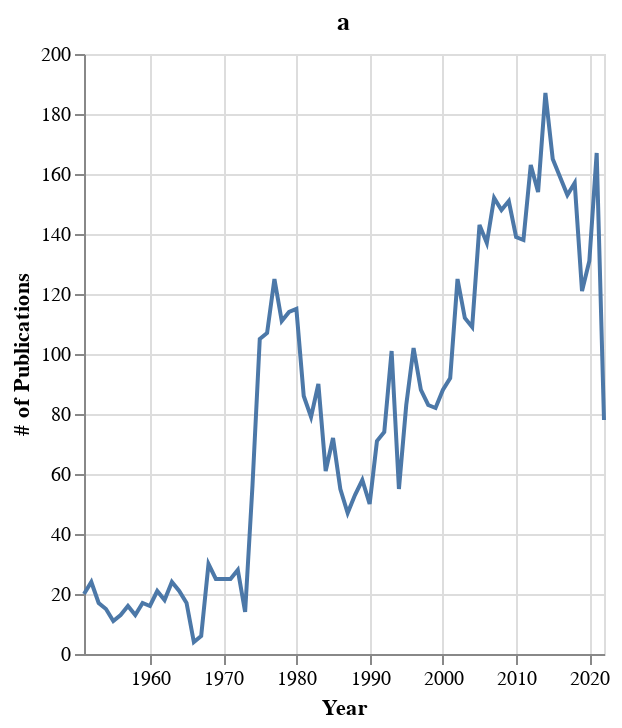

The cell this chart's notebook holds for it:
### Code cell
papernum_by_year_chart = alt.Chart(transform_year(yearly_papernum)).mark_line().encode(
    x = alt.X(
        'year',
        title = 'Year'
    ),
    y = alt.Y(
        'freq',
        title = '# of Publications'
    )
).properties(
    title = 'a',
    height=300,
    width=260
)

# .configure_axis(
#     labelFontSize=13,
#     titleFontSize=20
# ).configure_legend(
#     titleFontSize=16,
#     labelFontSize=16
# ).configure_title(
#     anchor='start',
#     fontSize=22
# )

papernum_by_year_chart

### Figure 1 — Vega-Lite specification as saved in the notebook (floating-point values rounded to 4 significant figures)
{"config": {"view": {"continuousWidth": 300, "continuousHeight": 300}}, "data": {"name": "data-34bf3de02fe231320df897bed919fcb0"}, "mark": {"type": "line"}, "encoding": {"x": {"field": "year", "title": "Year", "type": "temporal"}, "y": {"field": "freq", "title": "# of Publications", "type": "quantitative"}}, "height": 300, "title": "a", "width": 260, "$schema": "https://vega.github.io/schema/vega-lite/v5.15.1.json", "datasets": {"data-34bf3de02fe231320df897bed919fcb0": [{"year": "1951-01-01T00:00:00", "freq": 20}, {"year": "1952-01-01T00:00:00", "freq": 24}, {"year": "1953-01-01T00:00:00", "freq": 17}, {"year": "1954-01-01T00:00:00", "freq": 15}, {"year": "1955-01-01T00:00:00", "freq": 11}, {"year": "1956-01-01T00:00:00", "freq": 13}, {"year": "1957-01-01T00:00:00", "freq": 16}, {"year": "1958-01-01T00:00:00", "freq": 13}, {"year": "1959-01-01T00:00:00", "freq": 17}, {"year": "1960-01-01T00:00:00", "freq": 16}, {"year": "1961-01-01T00:00:00", "freq": 21}, {"year": "1962-01-01T00:00:00", "freq": 18}, {"year": "1963-01-01T00:00:00", "freq": 24}, {"year": "1964-01-01T00:00:00", "freq": 21}, {"year": "1965-01-01T00:00:00", "freq": 17}, {"year": "1966-01-01T00:00:00", "freq": 4}, {"year": "1967-01-01T00:00:00", "freq": 6}, {"year": "1968-01-01T00:00:00", "freq": 30}, {"year": "1969-01-01T00:00:00", "freq": 25}, {"year": "1970-01-01T00:00:00", "freq": 25}, {"year": "1971-01-01T00:00:00", "freq": 25}, {"year": "1972-01-01T00:00:00", "freq": 28}, {"year": "1973-01-01T00:00:00", "freq": 14}, {"year": "1974-01-01T00:00:00", "freq": 56}, {"year": "1975-01-01T00:00:00", "freq": 105}, {"year": "1976-01-01T00:00:00", "freq": 107}, {"year": "1977-01-01T00:00:00", "freq": 125}, {"year": "1978-01-01T00:00:00", "freq": 111}, {"year": "1979-01-01T00:00:00", "freq": 114}, {"year": "1980-01-01T00:00:00", "freq": 115}, {"year": "1981-01-01T00:00:00", "freq": 86}, {"year": "1982-01-01T00:00:00", "freq": 79}, {"year": "1983-01-01T00:00:00", "freq": 90}, {"year": "1984-01-01T00:00:00", "freq": 61}, {"year": "1985-01-01T00:00:00", "freq": 72}, {"year": "1986-01-01T00:00:00", "freq": 55}, {"year": "1987-01-01T00:00:00", "freq": 47}, {"year": "1988-01-01T00:00:00", "freq": 53}, {"year": "1989-01-01T00:00:00", "freq": 58}, {"year": "1990-01-01T00:00:00", "freq": 50}, {"year": "1991-01-01T00:00:00", "freq": 71}, {"year": "1992-01-01T00:00:00", "freq": 74}, {"year": "1993-01-01T00:00:00", "freq": 101}, {"year": "1994-01-01T00:00:00", "freq": 55}, {"year": "1995-01-01T00:00:00", "freq": 83}, {"year": "1996-01-01T00:00:00", "freq": 102}, {"year": "1997-01-01T00:00:00", "freq": 88}, {"year": "1998-01-01T00:00:00", "freq": 83}, {"year": "1999-01-01T00:00:00", "freq": 82}, {"year": "2000-01-01T00:00:00", "freq": 88}, {"year": "2001-01-01T00:00:00", "freq": 92}, {"year": "2002-01-01T00:00:00", "freq": 125}, {"year": "2003-01-01T00:00:00", "freq": 112}, {"year": "2004-01-01T00:00:00", "freq": 109}, {"year": "2005-01-01T00:00:00", "freq": 143}, {"year": "2006-01-01T00:00:00", "freq": 137}, {"year": "2007-01-01T00:00:00", "freq": 152}, {"year": "2008-01-01T00:00:00", "freq": 148}, {"year": "2009-01-01T00:00:00", "freq": 151}, {"year": "2010-01-01T00:00:00", "freq": 139}, {"year": "2011-01-01T00:00:00", "freq": 138}, {"year": "2012-01-01T00:00:00", "freq": 163}, {"year": "2013-01-01T00:00:00", "freq": 154}, {"year": "2014-01-01T00:00:00", "freq": 187}, {"year": "2015-01-01T00:00:00", "freq": 165}, {"year": "2016-01-01T00:00:00", "freq": 159}, {"year": "2017-01-01T00:00:00", "freq": 153}, {"year": "2018-01-01T00:00:00", "freq": 157}, {"year": "2019-01-01T00:00:00", "freq": 121}, {"year": "2020-01-01T00:00:00", "freq": 131}, {"year": "2021-01-01T00:00:00", "freq": 167}, {"year": "2022-01-01T00:00:00", "freq": 78}]}}
